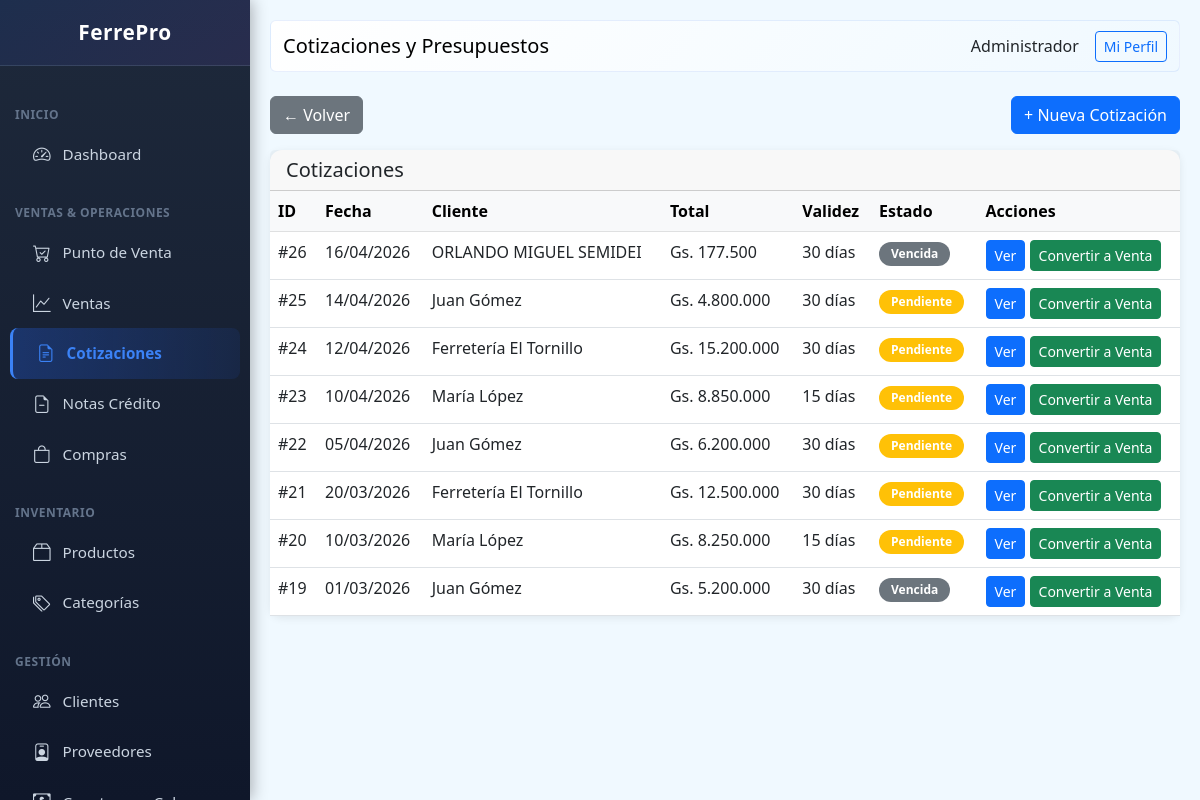
The page /public/index.php?page=quotes (signed in) on the database its author committed.
### tables this page shows
CREATE TABLE users (
                id INTEGER PRIMARY KEY AUTOINCREMENT,
                name TEXT NOT NULL,
                email TEXT UNIQUE,
                password TEXT NOT NULL,
                role TEXT DEFAULT 'vendedor',
                active INTEGER DEFAULT 1,
                created_at DATETIME DEFAULT CURRENT_TIMESTAMP
            , last_login DATETIME, last_password_change DATETIME, failed_login_attempts INTEGER DEFAULT 0, locked_until DATETIME, two_fa_enabled INTEGER DEFAULT 0, two_fa_secret TEXT);

CREATE TABLE quotes (
                id INTEGER PRIMARY KEY AUTOINCREMENT,
                client_id INTEGER,
                client_name TEXT,
                client_document TEXT,
                user_id INTEGER NOT NULL,
                subtotal REAL NOT NULL,
                discount REAL DEFAULT 0,
                total REAL NOT NULL,
                validity_days INTEGER DEFAULT 30,
                notes TEXT,
                status TEXT DEFAULT 'pending',
                created_at DATETIME DEFAULT CURRENT_TIMESTAMP,
                expires_at DATETIME, converted_sale_id INTEGER,
                FOREIGN KEY (user_id) REFERENCES users(id),
                FOREIGN KEY (client_id) REFERENCES clients(id)
            );

CREATE TABLE clients (
                id INTEGER PRIMARY KEY AUTOINCREMENT,
                name TEXT NOT NULL,
                document_type TEXT DEFAULT 'DNI',
                document TEXT,
                phone TEXT,
                email TEXT,
                address TEXT,
                credit_limit REAL DEFAULT 0,
                category TEXT DEFAULT 'minorista',
                balance REAL DEFAULT 0,
                active INTEGER DEFAULT 1,
                created_at DATETIME DEFAULT CURRENT_TIMESTAMP
            , credit_days INTEGER DEFAULT 30);

### class/Database.php (called while the page is built, shortened)
<?php
class Database extends PDO {
    private static $instance = null;
    private function __construct() {
        $dbPath = dirname(__DIR__) . '/storage/ferrepro.db';
        $this->initTables();
    }
    public static function getInstance() {
        if (self::$instance === null) {
            self::$instance = new self();
        }
        return self::$instance;
    }
    private function initTables() {
        $this->seedDefaultData();
    }
    private function seedDefaultData() {
        $stmt = $this->query("SELECT COUNT(*) as count FROM users");
     }
 }

### class/Format.php (called while the page is built, shortened)
<?php
class Format {
    public static function money($amount) {
        $amount = floatval($amount);
        return 'Gs. ' . number_format($amount, 0, ',', '.');
    }
    public static function date($date) {
        try {
            $dateObj = new DateTime($date);
            return $dateObj->format('d/m/Y');
        } catch (Exception $e) {
            return 'Fecha inválida';
        }
    }
}

### views/quotes/index.php (the view, shortened to what this page needs)
<?php
$pageTitle = 'Cotizaciones y Presupuestos';
$content = '
<div class="row mb-3">
    <div class="col-md-6">
        <a href="?page=home" class="btn btn-secondary">← Volver</a>
    </div>
    <div class="col-md-6 text-end">
        <a href="?page=quotes&action=new" class="btn btn-primary">+ Nueva Cotización</a>
    </div>
</div>';
$quotes = db()->query("
    SELECT q.*, c.name as client_name, u.name as user_name
    FROM quotes q
    LEFT JOIN clients c ON q.client_id = c.id
    LEFT JOIN users u ON q.user_id = u.id
    ORDER BY q.id DESC
")->fetchAll(PDO::FETCH_ASSOC);
$content .= '
<div class="card">
    <div class="card-header d-flex justify-content-between align-items-center">
        <h5 class="mb-0">Cotizaciones</h5>
    </div>
    <div class="card-body p-0">
        <table class="table table-hover mb-0">
            <thead class="table-light">
                <tr>
                    <th>ID</th>
                    <th>Fecha</th>
                    <th>Cliente</th>
                    <th>Total</th>
                    <th>Validez</th>
                    <th>Estado</th>
                    <th>Acciones</th>
                </tr>
            </thead>
            <tbody>';
if (count($quotes) == 0) {
    $content .= '<tr><td colspan="7" class="text-center">No hay cotizaciones</td></tr>';
} else {
    foreach ($quotes as $q) {
        $statusClass = $q['status'] === 'pending' ? 'warning' : ($q['status'] === 'accepted' ? 'success' : ($q['status'] === 'rejected' ? 'danger' : 'secondary'));
        $statusLabel = $q['status'] === 'pending' ? 'Pendiente' : ($q['status'] === 'accepted' ? 'Aceptada' : ($q['status'] === 'rejected' ? 'Rechazada' : 'Vencida'));
        $content .= '<tr>
            <td>#' . $q['id'] . '</td>
            <td>' . Format::date($q['created_at']) . '</td>
            <td>' . htmlspecialchars($q['client_name'] ?? $q['client_name'] ?? 'Sin cliente') . '</td>
            <td>' . Format::money($q['total']) . '</td>
            <td>' . $q['validity_days'] . ' días</td>
            <td><span class="badge bg-' . $statusClass . '">' . $statusLabel . '</span></td>
            <td>
                <a href="?page=quotes&action=view&id=' . $q['id'] . '" class="btn btn-sm btn-primary">Ver</a>
                <a href="?page=quotes&action=convert&id=' . $q['id'] . '" class="btn btn-sm btn-success">Convertir a Venta</a>
            </td>
        </tr>';
    }
}
$content .= '</tbody>
        </table>
    </div>
</div>';

### views/layouts/main.php (shortened to what this page needs)
<!DOCTYPE html>
<html lang="es">
<head>
    <link rel="stylesheet" href="https://cdn.jsdelivr.net/npm/bootstrap@5.3.0/dist/css/bootstrap.min.css">
    <link rel="stylesheet" href="https://cdn.jsdelivr.net/npm/bootstrap-icons@1.10.0/font/bootstrap-icons.css">
</head>
<body>
    <div class="sidebar">
        <div class="logo-section">
            <h5><i class="bi bi-hammer-wrench"></i> FerrePro</h5>
        </div>
        <nav class="nav flex-column">
            <div class="nav-section">Inicio</div>
            <a class="nav-link" href="?page=dashboard"><i class="bi bi-speedometer2"></i> Dashboard</a>
            <div class="nav-section">Ventas & Operaciones</div>
            <a class="nav-link" href="?page=pos"><i class="bi bi-cart-check"></i> Punto de Venta</a>
            <a class="nav-link" href="?page=sales"><i class="bi bi-graph-up"></i> Ventas</a>
            <a class="nav-link" href="?page=quotes"><i class="bi bi-file-earmark-text"></i> Cotizaciones</a>
            <a class="nav-link" href="?page=credit_notes"><i class="bi bi-file-earmark-minus"></i> Notas Crédito</a>
            <a class="nav-link" href="?page=purchases"><i class="bi bi-bag"></i> Compras</a>
            <div class="nav-section">Inventario</div>
            <a class="nav-link" href="?page=products"><i class="bi bi-box2"></i> Productos</a>
            <a class="nav-link" href="?page=categories"><i class="bi bi-tags"></i> Categorías</a>
            <div class="nav-section">Gestión</div>
            <a class="nav-link" href="?page=clients"><i class="bi bi-people"></i> Clientes</a>
            <a class="nav-link" href="?page=providers"><i class="bi bi-person-badge"></i> Proveedores</a>
            <a class="nav-link" href="?page=receivable"><i class="bi bi-cash-coin"></i> Cuentas por Cobrar</a>
        </nav>
    </div>
    <div class="main-content">
        <nav class="navbar navbar-expand-lg mb-4 rounded">
            <div class="container-fluid">
                <span class="navbar-brand mb-0 h1"><?= $pageTitle ?? 'FerrePro' ?></span>
                <div class="d-flex align-items-center gap-3">
                    <span><?= user()['name'] ?? '' ?></span>
                    <a href="?page=profile" class="btn btn-sm btn-outline-primary">Mi Perfil</a>
                </div>
            </div>
        </nav>
        <?= $content ?? '' ?>
    </div>
</body>
</html>

### views/layouts/main.php (style rules this page uses)
:root { --primary: #2563eb; --success: #10b981; --danger: #ef4444; --warning: #f59e0b; --info: #06b6d4; --secondary: #8b5cf6; --dark: #1e293b; }
body { font-family: 'Segoe UI', sans-serif; background: #f0f9ff; }
.sidebar { width: 250px; background: linear-gradient(180deg, #1e293b 0%, #0f172a 100%); height: 100vh; position: fixed; top: 0; left: 0; overflow-y: auto; box-shadow: 2px 0 15px rgba(0,0,0,0.3); z-index: 1000; }
.sidebar .logo-section { padding: 20px; text-align: center; border-bottom: 1px solid rgba(148, 163, 184, 0.2); background: linear-gradient(135deg, rgba(37, 99, 235, 0.1) 0%, rgba(139, 92, 246, 0.1) 100%); }
.sidebar .logo-section h5 { color: white; margin: 0; font-weight: 700; font-size: 1.3rem; letter-spacing: 0.5px; }
.sidebar nav { padding: 15px 0; }
.sidebar .nav-link { color: #cbd5e1; padding: 12px 20px; border-left: 3px solid transparent; display: flex; align-items: center; gap: 12px; transition: all 0.3s ease; margin: 0 10px; border-radius: 8px; font-size: 0.95rem; }
.sidebar .nav-link i { font-size: 1.1rem; transition: all 0.3s ease; }
.sidebar .nav-link.active { background: linear-gradient(90deg, rgba(37, 99, 235, 0.3) 0%, rgba(37, 99, 235, 0.1) 100%); color: #3b82f6; border-left-color: #3b82f6; font-weight: 600; padding-left: 24px; }
.sidebar .nav-link.active i { color: #3b82f6; }
.nav-section { padding: 15px 15px 5px 15px; font-size: 0.75rem; font-weight: 700; text-transform: uppercase; color: #64748b; letter-spacing: 0.5px; margin-top: 10px; }
.main-content { margin-left: 250px; padding: 20px; }
.navbar { background: linear-gradient(135deg, #ffffff 0%, #f0f9ff 100%); border-radius: 10px; border: 1px solid rgba(37, 99, 235, 0.1); }
.card { border: none; border-radius: 12px; box-shadow: 0 2px 8px rgba(0,0,0,0.08); transition: all 0.3s ease; }
.badge { border-radius: 20px; padding: 6px 12px; font-weight: 600; }

### rows shown on the page
users: name "Administrador"
quotes: id "26", created_at "16/04/2026", client.name "ORLANDO MIGUEL SEMIDEI", total "Gs. 177.500", validity_days "30", status "Vencida"
quotes: id "25", created_at "14/04/2026", client.name "Juan Gómez", total "Gs. 4.800.000", validity_days "30", status "Pendiente"
quotes: id "24", created_at "12/04/2026", client.name "Ferretería El Tornillo", total "Gs. 15.200.000", validity_days "30", status "Pendiente"
quotes: id "23", created_at "10/04/2026", client.name "María López", total "Gs. 8.850.000", validity_days "15", status "Pendiente"
quotes: id "22", created_at "05/04/2026", client.name "Juan Gómez", total "Gs. 6.200.000", validity_days "30", status "Pendiente"
quotes: id "21", created_at "20/03/2026", client.name "Ferretería El Tornillo", total "Gs. 12.500.000", validity_days "30", status "Pendiente"
quotes: id "20", created_at "10/03/2026", client.name "María López", total "Gs. 8.250.000", validity_days "15", status "Pendiente"
quotes: id "19", created_at "01/03/2026", client.name "Juan Gómez", total "Gs. 5.200.000", validity_days "30", status "Vencida"

### other values the page prints
$pageTitle "Cotizaciones y Presupuestos"
